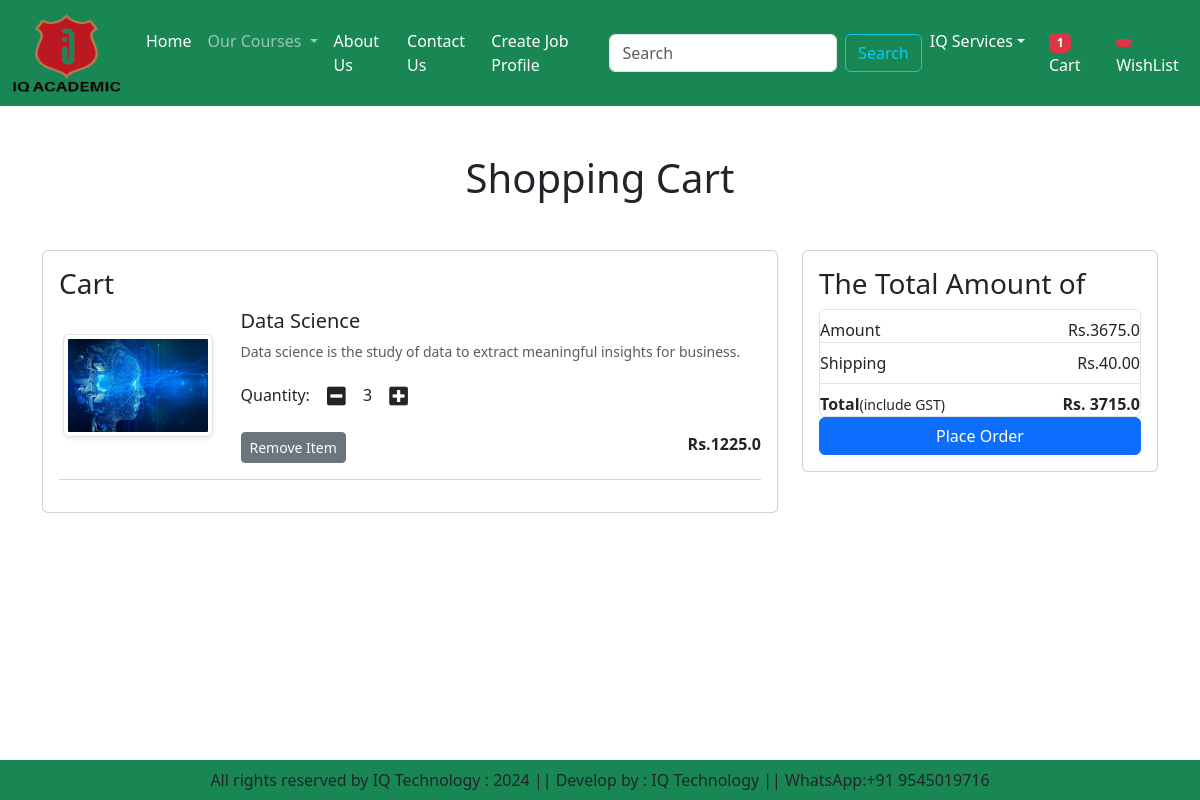
The app's page /cart/ (signed in) with its own data.
### app/models.py (models this page shows, shortened)
class Cart(models.Model):
    objects = None
    user = models.ForeignKey(User, on_delete=models.CASCADE)
    product = models.ForeignKey(Product, on_delete=models.CASCADE)
    quantity = models.PositiveIntegerField(default=1)

class Product(models.Model):
    objects = None
    title = models.CharField(max_length=60, default='')
    selling_price = models.FloatField()
    discount_price = models.FloatField()
    description = models.TextField()
    category = models.CharField(choices=CATEGORY_CHOICE, max_length=2)
    product_image = models.ImageField(upload_to='product')

### app/views.py (the view)
# urls.py: path('cart/', views.show_cart, name='showcart'),
def show_cart(request):
    user = request.user
    cart = Cart.objects.filter(user=user)
    amount = 0
    wishitem = 0
    for p in cart:
        value = p.quantity * p.product.discount_price
        amount = amount + value
    totalamount = amount + 40
    totalitem = 0
    if request.user.is_authenticated:
        totalitem = len(Cart.objects.filter(user=request.user))
    return render(request, 'app/addtocart.html', locals())

### app/templates/app/addtocart.html (shortened to what this page needs)
{% extends 'app/base.html' %}
{% load static %}
{% block main-content %}
<div class="container my-5">
    <div class="row">
        {% if cart %}
        <h1 class="text-center mb-5">Shopping Cart</h1>
        <div class="col-sm-8">
        <div class="card">
          <div class="card-body">
              <h3>Cart</h3>
              {% for item in cart %}
              <div class="row">
                  <div class="col-sm-3 text-center align-self-center"><img src="{{item.product.product_image.url}}" alt="" srcset="" class="img-fuid img-thumbnail shadow-sm" height="150" width="150">
                  </div>
                  <div class="col-sm-9">
                      <div>
                          <h5>{{item.product.title}}</h5>
                          <p class="mb-2 text-muted small">{{item.product.description}}</p>
                          <div class="my-3">
                              <label for="quantity">Quantity:</label>
                              <a class="minus-cart btn" pid={{item.product.id}}><i class="fas fa-minus-square fa-lg"></i></a>
                              <span id="quantity">{{item.quantity}}</span>
                              <a class="plus-cart btn" pid={{item.product.id}}><i class="fas fa-plus-square fa-lg"></i></a>
                          </div>
                          <div class="d-flex justify-content-between">
                              <a href="#" class="remove-cart btn btn-sm btn-secondary mr-3" pid={{item.product.id}}>Remove Item</a>
                              <p class="mb-0"><span><strong>Rs.{{item.product.discount_price}}</strong></span></p>
                          </div>
                      </div>
                  </div>
              </div>
       <hr class="text-muted">
       {% endfor %}
          </div>
        </div>
    </div>
    <div class="col-sm-4">
        <div class="card">
          <div class="card-body">
              <h3>The Total Amount of</h3>
              <ul class="list-group">
                  <li class="list-group-item d-flex justify-content-between align-item-center boarder-0 px-0 pb-0">Amount<span id="amount">Rs.{{amount}}</span></li>
                  <li class="list-group-item d-flex justify-content-between align-item-center px-0">Shipping<span>Rs.40.00</span></li>
                  <li class="list-group-item d-flex justify-content-between align-item-center boarder-0 px-0 pb-0">
                  <div>
                      <strong>Total</strong><small>(include GST)</small>
                  </div>
                      <span id="totalamount"><strong>Rs. {{totalamount}}</strong></span>
                  </li>
              </ul>
              <div class="d-grid"><a href="{% url 'checkout' %}" class="btn btn-primary">Place Order</a></div>
        </div>
    </div>
    </div>
    {% else %}
        <h1 class="text-center mb-5">Cart is Empty</h1>
    {% endif %}
    </div>
</div>
{% endblock main-content %}

### records on screen
Cart: product.product_image (picture), product "Data Science", product.description "Data science is the study of data to extract meaningful insights for business.", quantity "3", product.discount_price "1225.0"

### other values on screen
{{ totalitem }} "1"
{{ amount }} "3675.0"
{{ totalamount }} "3715.0"
